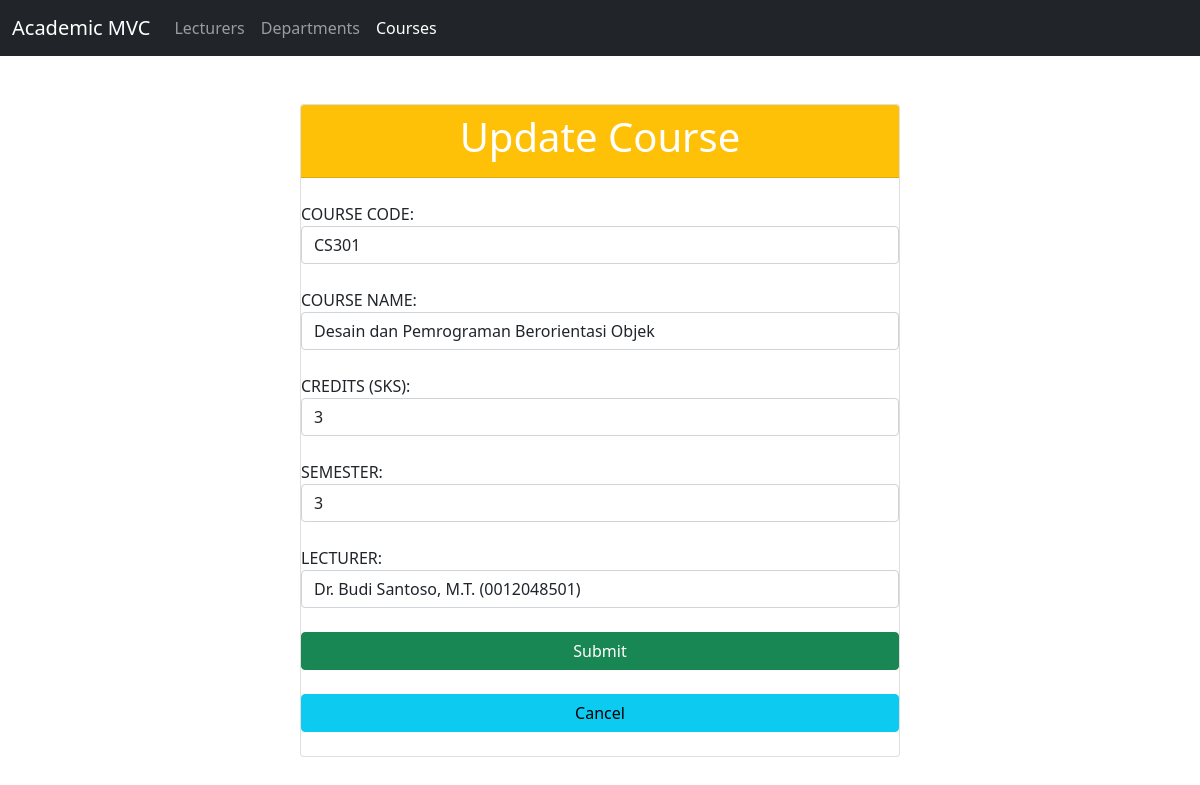
Screenshot of /index.php?page=courses&action=edit&id=1 with the database file from the repository.
### tables this page shows
CREATE TABLE courses (
    id INT AUTO_INCREMENT PRIMARY KEY,
    course_code VARCHAR(20) NOT NULL UNIQUE,
    course_name VARCHAR(100) NOT NULL,
    credits INT NOT NULL,
    semester INT NOT NULL,
    lecturer_id INT NOT NULL,
     
    CONSTRAINT fk_course_lecturer
        FOREIGN KEY (lecturer_id) REFERENCES lecturers(id)
        ON UPDATE CASCADE
        ON DELETE CASCADE
);

CREATE TABLE lecturers (
    id INT AUTO_INCREMENT PRIMARY KEY,
    name VARCHAR(100) NOT NULL,
    nidn VARCHAR(30) NOT NULL UNIQUE,
    email VARCHAR(100) NOT NULL,
    phone VARCHAR(25) NOT NULL,
    join_date DATE NOT NULL,
    department_id INT NULL,
     
    CONSTRAINT fk_lecturer_department
        FOREIGN KEY (department_id) REFERENCES departments(id)
        ON UPDATE CASCADE
        ON DELETE SET NULL
);

### controllers/CourseController.php (called while the page is built, shortened)
<?php
require_once __DIR__ . '/../models/Course.php';
require_once __DIR__ . '/../models/Lecturer.php';
class CourseController
{
    private $courseModel;
    private $lecturerModel;
    public function __construct($db)
    {
        $this->courseModel = new Course($db);
        $this->lecturerModel = new Lecturer($db);
    }
    public function edit()
    {
        $id = $_GET['id'] ?? null;
        $course = $this->courseModel->getById($id);
        $lecturers = $this->lecturerModel->getAll();
        require __DIR__ . '/../views/layouts/header.php';
        require __DIR__ . '/../views/courses/edit.php';
        require __DIR__ . '/../views/layouts/footer.php';
    }
}

### models/Course.php (called while the page is built, shortened)
<?php
class Course
{
    private $conn;
    private $table = "courses";
    public function __construct($db)
    {
        $this->conn = $db;
    }
    public function getById($id)
    {
        $stmt = $this->conn->prepare("SELECT * FROM {$this->table} WHERE id = ?");
        $stmt->bind_param("i", $id);
        $stmt->execute();
        return $stmt->get_result()->fetch_assoc();
    }
}

### models/Lecturer.php (called while the page is built, shortened)
<?php
class Lecturer
{
    private $conn;
    private $table = "lecturers";
    public function __construct($db)
    {
        $this->conn = $db;
    }
    public function getAll()
    {
        $query = "SELECT l.*, d.department_name
                  FROM {$this->table} l
                  LEFT JOIN departments d ON l.department_id = d.id
                  ORDER BY l.id ASC";
        return $this->conn->query($query);
    }
}

### views/courses/edit.php (the view, shortened to what this page needs)
<div class="col-lg-6 m-auto">
    <form method="post" action="index.php?page=courses&action=edit&id=<?= $course['id'] ?>">
        <br><br>
        <div class="card">
            <div class="card-header bg-warning">
                <h1 class="text-white text-center">Update Course</h1>
            </div><br>
            <label>COURSE CODE:</label>
            <input type="text" name="course_code" value="<?= htmlspecialchars($course['course_code']) ?>" class="form-control" required><br>
            <label>COURSE NAME:</label>
            <input type="text" name="course_name" value="<?= htmlspecialchars($course['course_name']) ?>" class="form-control" required><br>
            <label>CREDITS (SKS):</label>
            <input type="number" name="credits" min="1" max="6" value="<?= $course['credits'] ?>" class="form-control" required><br>
            <label>SEMESTER:</label>
            <input type="number" name="semester" min="1" max="8" value="<?= $course['semester'] ?>" class="form-control" required><br>
            <label>LECTURER:</label>
            <select name="lecturer_id" class="form-control" required>
                <?php while ($lec = $lecturers->fetch_assoc()): ?>
                    <option value="<?= $lec['id'] ?>" <?= ($course['lecturer_id'] == $lec['id']) ? 'selected' : '' ?>>
                        <?= htmlspecialchars($lec['name']) ?> (<?= htmlspecialchars($lec['nidn']) ?>)
                    </option>
                <?php endwhile; ?>
            </select><br>
            <button class="btn btn-success" type="submit">Submit</button><br>
            <a class="btn btn-info" href="index.php?page=courses">Cancel</a><br>
        </div>
    </form>
</div>

### rows the page displays
courses: course_code "CS301", course_name "Desain dan Pemrograman Berorientasi Objek", credits "3", semester "3", lecturer_id "Dr. Budi Santoso, M.T. (0012048501)"
